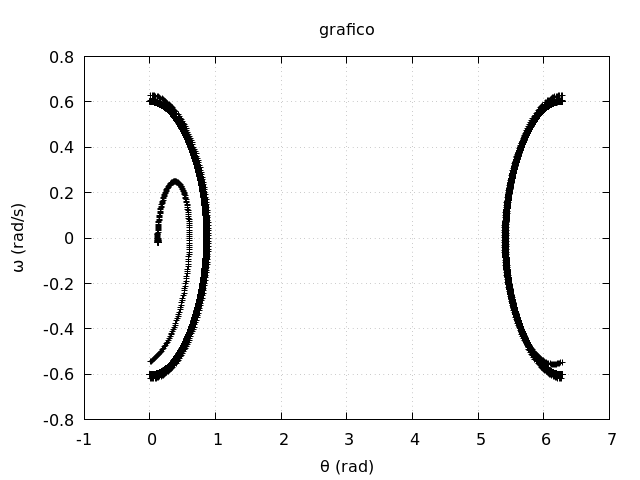

Here is the gnuplot script that generated this plot:
set terminal pngcairo size 640, 480
set output "grafico_oscilacao_f05.png"
reset

set xlabel "θ (rad)"
set ylabel "{/Symbol w} (rad/s)"
set title "grafico"
set grid

set xrange [-1:7]

set style line 1 lc rgb 'black' ps 1 pt 1

plot 'saida_oscilacao_f05.dat' using 1:2 with points ls 1 notitle
